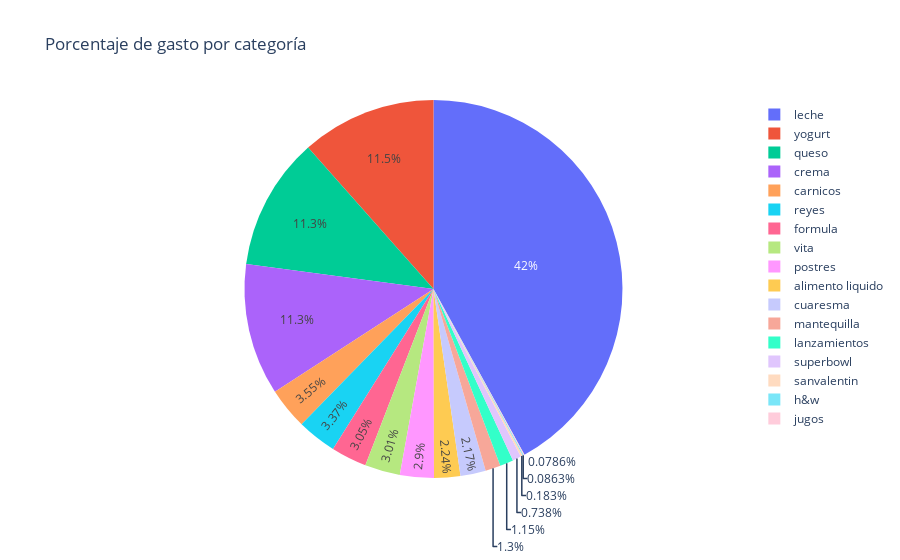

Here is the notebook cell this chart was saved with:
### Code cell
px.pie(df_grouped, values="Spend", names=df_grouped.index, title="Porcentaje de gasto por categoría")

### Figure 1 — Plotly figure (JSON) as saved in the notebook; plotly's stock layout.template omitted (floating-point values rounded to 4 significant figures)
{"data": [{"domain": {"x": [0, 1], "y": [0, 1]}, "hovertemplate": "CATEGORIA=%{label}<br>Spend=%{value}<extra></extra>", "labels": ["alimento liquido", "carnicos", "crema", "cuaresma", "formula", "h&w", "jugos", "lanzamientos", "leche", "mantequilla", "postres", "queso", "reyes", "sanvalentin", "superbowl", "vita", "yogurt"], "legendgroup": "", "name": "", "showlegend": true, "type": "pie", "values": [2.242, 3.547, 11.26, 2.169, 3.054, 0.0863, 0.07857, 1.154, 42.01, 1.3, 2.899, 11.35, 3.373, 0.183, 0.7378, 3.013, 11.55]}], "layout": {"legend": {"tracegroupgap": 0}, "title": {"text": "Porcentaje de gasto por categoría"}}}
